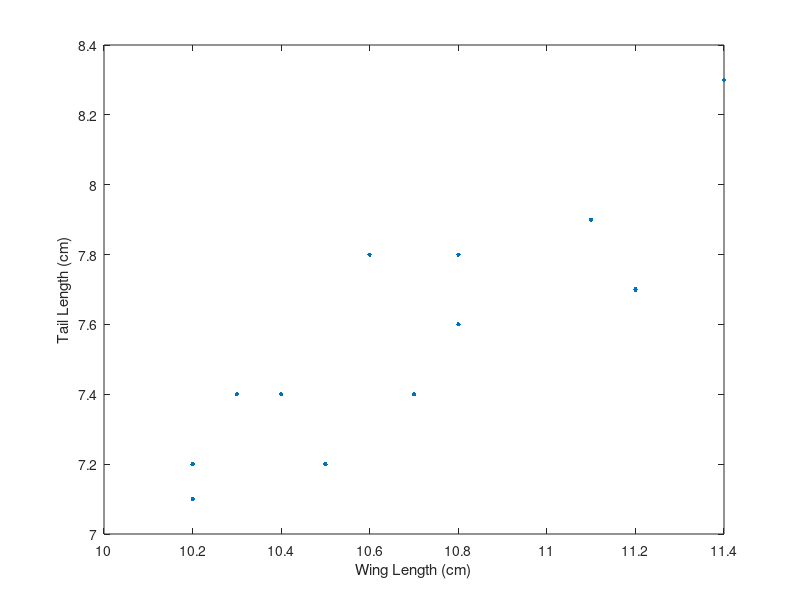

MATLAB code to generate this figure:
%% 1
wingLength = [10.4 10.8 11.1 10.2 10.3 10.2 10.7 10.5 10.8 11.2 10.6 11.4];
tailLength = [7.4 7.6 7.9 7.2 7.4 7.1 7.4 7.2 7.8 7.7 7.8 8.3];

plot(wingLength, tailLength, '.', 'MarkerSize', 10);
xlabel('Wing Length (cm)');
ylabel('Tail Length (cm)');
% Yes, there appears to be a positive linear correlation.

%% 2
n = length(wingLength); 
sampleMeanX = sum(wingLength)/n;
sampleMeanY = sum(tailLength)/n;
sumSE_x = sum((wingLength - sampleMeanX).^2);
sumSE_y = sum((tailLength - sampleMeanY).^2);
sumCovariance = sum((wingLength - sampleMeanX).*(tailLength - sampleMeanY));
r_xy = sumCovariance/(sqrt(sumSE_x)*sqrt(sumSE_y));
r_yx = sumCovariance/(sqrt(sumSE_y)*sqrt(sumSE_x));

correlation = corrcoef(wingLength, tailLength); 
disp(r_xy); % calcuated: 0.8704
disp(r_yx); % calcuated: 0.8704
disp(correlation); % using corrcoef: 0.8704
% Yes, the correlation is 0.8704 using either method

%% 3
standardError = sqrt((1-r_xy^2)/(n-2));
z = 0.5.*log((1+r_xy)/(1-r_xy));
sz = sqrt(1/(n-3));
zs = z+[1 -1].*norminv(0.025).*sz;
confidenceInterval = (exp(2.*zs)-1)./(exp(2.*zs)+1);
disp(standardError); %0.1557
disp(confidenceInterval); % 0.5923 to 0.9632

%% 4
t = r_xy/standardError;
p = 1-tcdf(t,n-2); 
disp(p); % 1.1555e-04 
% Yes, the value of r_xy should be considered significant 

%% 5
z_m = 0.5*log((1+r_xy)/(1-r_xy));
z_h = 0.5*log((1+0.75)/(1-0.75));
Z = (z_m-z_h)/sqrt(1/(n-3));
probability = 1-tcdf(Z/2,inf);
disp(probability); % 0.2938
% p > 0.05, fail to reject difference between z_m and z_h

%% 6 (from answer key)
v=n-2;
z_m=0.5*log((1+r_xy)/(1-r_xy));

tCritical=tinv(1-0.05/2,n-2);
rCritical=sqrt(tCritical^2/(tCritical^2+(n-2)));
z_r=0.5*log((1+rCritical)/(1-rCritical));

Z_b=(z_m-z_r)*sqrt(n-3);
power=normcdf(Z_b);
disp(num2str(power)); % r=0: 0.97904

often = 0.01; 
rho=0.5;
alpha=0.05; 
Z_b=tinv(1-often,inf);
Z_a=tinv(1-alpha/2,inf);
zeta=0.5*log((1+rho)/(1-rho));
sampleSize=round(((Z_b+Z_a)/zeta)^2+3);
disp(num2str(sampleSize)) % need n >= 64